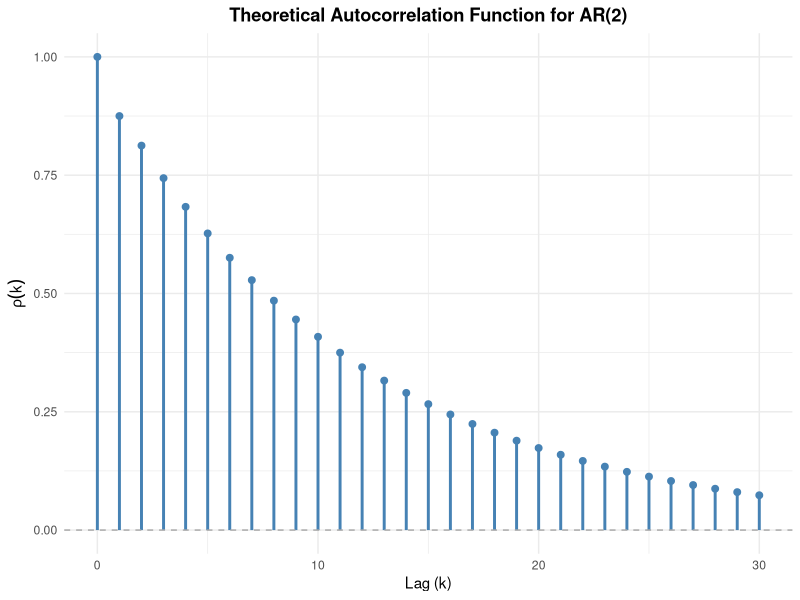
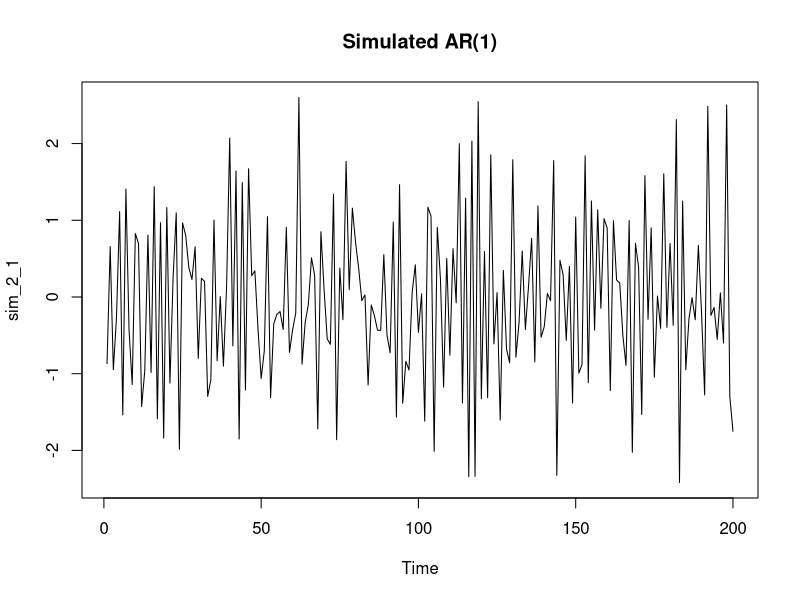
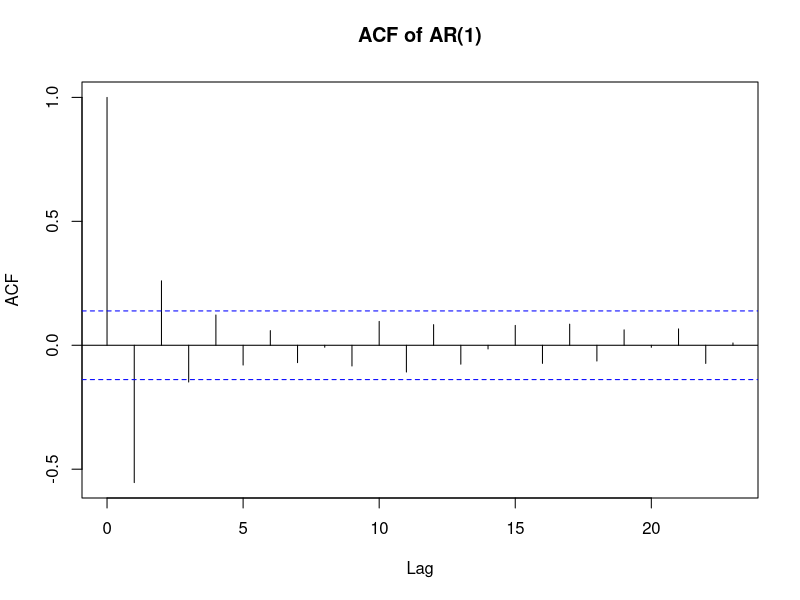
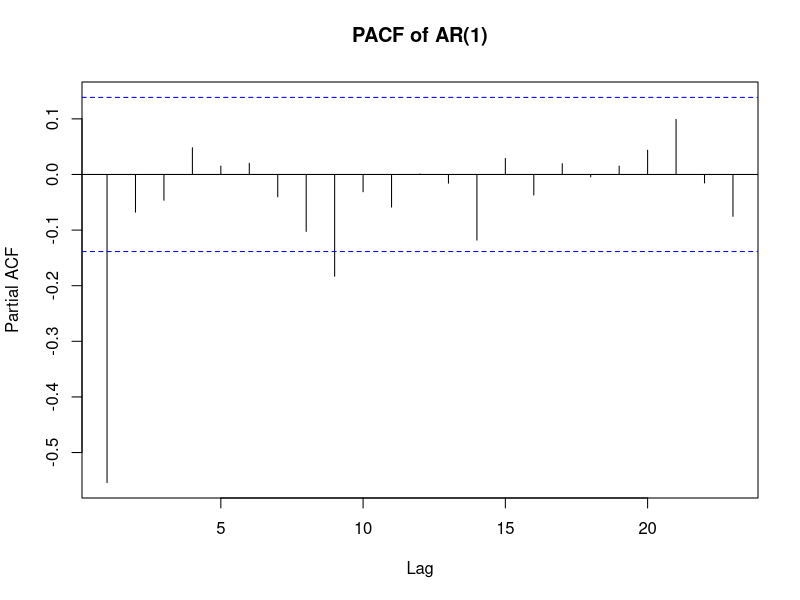
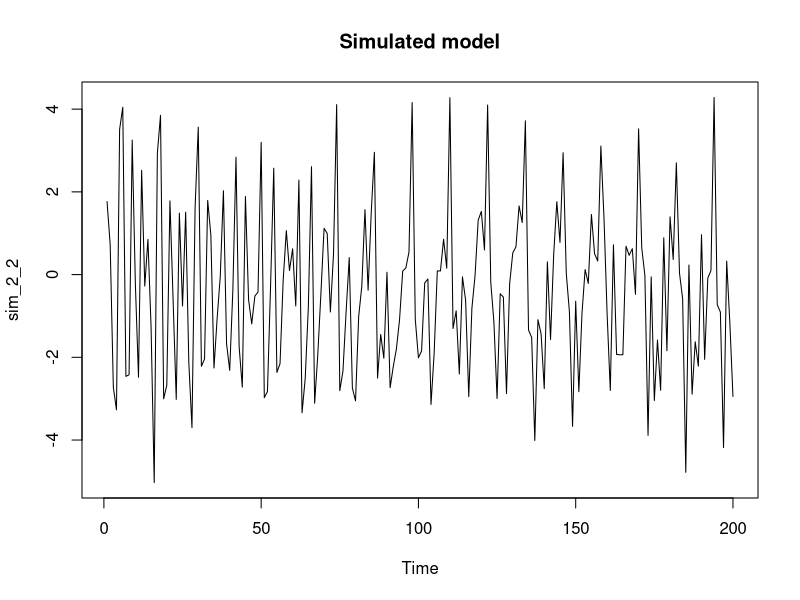
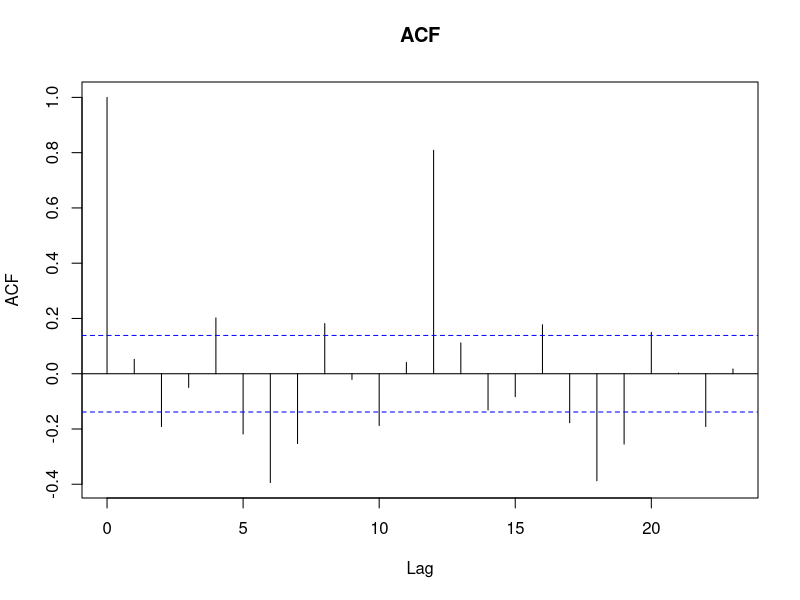
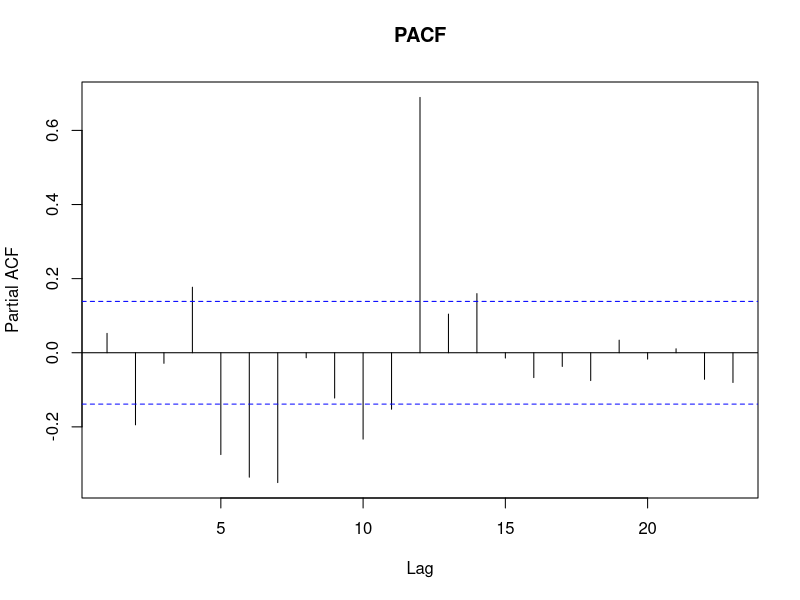
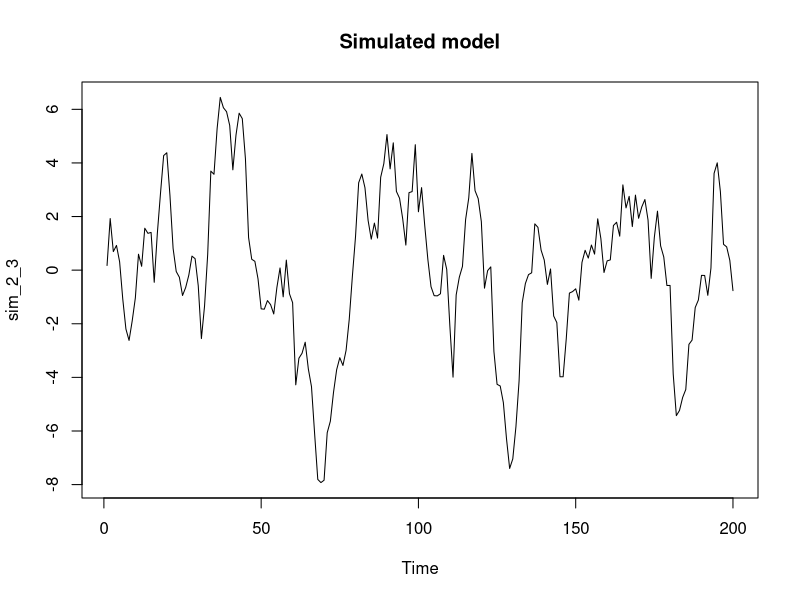

Generate these figures, in order, with R:
## ---- chunk 1
knitr::opts_chunk$set(echo = TRUE)
library(ggplot2)
## ---- chunk 2
# Input
phi_1 <- -0.7
phi_2 <- -0.2
n_lag = 30


rho <- numeric(n_lag +1)

# Calculate autocorrelation (1-indexed)
rho[1] = 1                            #k=0
rho[2] = -phi_1 / ( 1 + phi_2)        #k=1

#Calculate for k=2,...,30
for (k in 3:(n_lag + 1)) {
  rho[k] = -phi_1 * rho[k-1] - phi_2 * rho[k-2]
}

#df for ggplot
acf_df <- data.frame(
  lag = 0:n_lag,
  autocorrelation = rho
)


# plot - hjálp frá ai
acf_plot <- 
  ggplot(acf_df, aes(x = lag, y = autocorrelation)) +
  # vertical lines from y=0 to the rho value
  geom_segment(aes(xend = lag, yend = 0), color = "steelblue", linewidth = 1) + 
  # Add dots at the tips for a polished look
  geom_point(color = "steelblue", size = 2) + 
  # Add the dashed zero line
  geom_hline(yintercept = 0, linetype = "dashed", color = "darkgray") + 
  # Add labels and formatting
  labs(
    title = "Theoretical Autocorrelation Function for AR(2)",
    x = "Lag (k)",
    y = expression(rho(k))
  ) +
  theme_minimal() + # A clean, modern theme
  theme(plot.title = element_text(hjust = 0.5, face = "bold")) # Center the title

print(acf_plot)
ggsave("myndir/acf_plot.png", plot = acf_plot, width = 8, height = 5, dpi = 300)


## ---- chunk 3
sim_2_1 <- arima.sim(model = list(ar=-0.6), n=200) # -0.6 af thvi ad R vill hafa thetta a forminu [X_t = phi_1*X_{t-1} + epsilon] en vid gerum [X_t + phi_1 * X_{t-1} = epsilon]

plot(sim_2_1, main="Simulated AR(1)")
acf(sim_2_1, main="ACF of AR(1)")
pacf(sim_2_1, main="PACF of AR(1)")

 
png("myndir/plot_2_1.png", width = 2400, height = 1600, res = 300)


layout(matrix(c(1, 1, 2, 3), nrow = 2, byrow = TRUE))
plot(sim_2_1, main="Simulated AR(1)")
acf(sim_2_1, main="ACF of AR(1)")
pacf(sim_2_1, main="PACF of AR(1)")


dev.off()
## ---- chunk 4

sim_2_2 = arima.sim(model = list(ar = c(rep(0,11),0.9)), n=200)

plot(sim_2_2, main="Simulated model")
acf(sim_2_2, main="ACF")
pacf(sim_2_2, main="PACF")

png("myndir/plot_2_2.png", width = 2400, height = 1600, res = 300)


layout(matrix(c(1, 1, 2, 3), nrow = 2, byrow = TRUE))
plot(sim_2_2, main="Simulated model")
acf(sim_2_2, main="ACF")
pacf(sim_2_2, main="PACF")


dev.off()

## ---- chunk 5

sim_2_3 = arima.sim(model = list(ar=0.9, ma = c(rep(0,11),-0.7)), n=200)

plot(sim_2_3, main="Simulated model")
acf(sim_2_3, main="ACF")
pacf(sim_2_3, main="PACF")

png("myndir/plot_2_3.png", width = 2400, height = 1600, res = 300)

layout(matrix(c(1, 1, 2, 3), nrow = 2, byrow = TRUE))
plot(sim_2_3, main="Simulated model")
acf(sim_2_3, main="ACF")
pacf(sim_2_3, main="PACF")

dev.off()

## ---- chunk 6

burn <- 50   # burn-in periods
n <- 200

eps <- rnorm(n + burn)

X <- numeric(n + burn)
for(t in 14:(n + burn)) {
  X[t] <- -0.6 * X[t-1] + 0.8 * X[t-12] + 0.48 * X[t-13] + eps[t]
}

sim_2_4 <- ts(X[(burn+1):(burn+n)], frequency=12)

plot(sim_2_4, main="Simulated model")
acf(sim_2_4, main="ACF"); pacf(sim_2_4, main="PACF")

png("myndir/plot_2_4.png", width=2400, height=1600, res=300)
layout(matrix(c(1,1,2,3), nrow=2, byrow=TRUE))
plot(sim_2_4, main="Simulated (1,0,0)×(1,0,0)_{12}")
acf(sim_2_4, main="ACF (1,0,0)×(1,0,0)_{12}")
pacf(sim_2_4, main="PACF (1,0,0)×(1,0,0)_{12}")
dev.off()

## ---- chunk 7

sim_2_5 = arima.sim(model = list(ma = c(0.4, rep(0, 10), -0.8, -0.32)), n=200)
plot(sim_2_5, main="Simulated model")
acf(sim_2_5, main="ACF")
pacf(sim_2_5, main="PACF")

png("myndir/plot_2_5.png", width = 2400, height = 1600, res = 300)

layout(matrix(c(1, 1, 2, 3), nrow = 2, byrow = TRUE))
plot(sim_2_5, main="Simulated model")
acf(sim_2_5, main="ACF")
pacf(sim_2_5, main="PACF")

dev.off()

## ---- chunk 8

sim_2_6 = arima.sim(model = list(
    ar = c(rep(0, 11), 0.7),
    ma = -0.4
    ), n=200)

plot(sim_2_6, main="Simulated model")
acf(sim_2_6, main="ACF")
pacf(sim_2_6, main="PACF")

png("myndir/plot_2_6.png", width = 2400, height = 1600, res = 300)

layout(matrix(c(1, 1, 2, 3), nrow = 2, byrow = TRUE))
plot(sim_2_6, main="Simulated model")
acf(sim_2_6, main="ACF")
pacf(sim_2_6, main="PACF")

dev.off()
